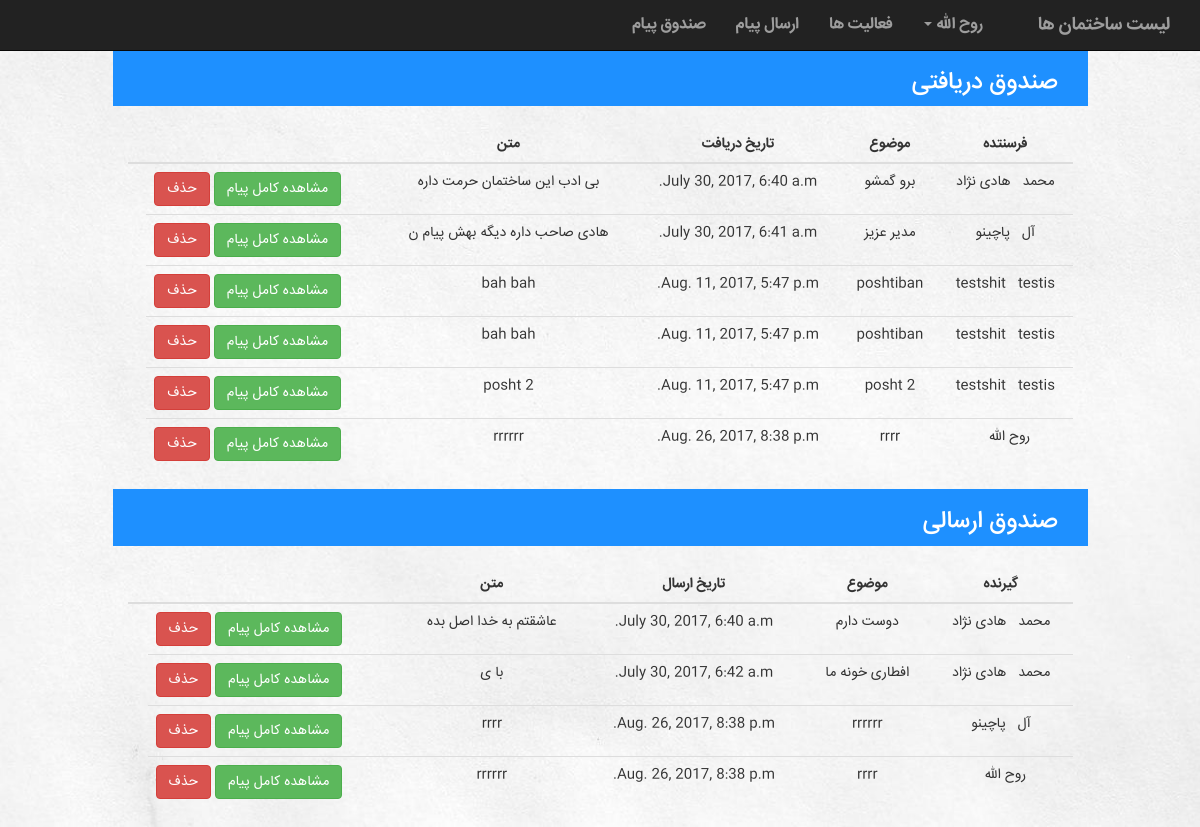
The page /building/inbox/ (signed in) on the database its author committed.
### building/models.py (models this page shows)
class Message(models.Model):
    sender = models.ForeignKey(Account, related_name='sender')
    receiver = models.ForeignKey(Account, related_name='receiver')
    subject = models.CharField(max_length=100)
    text = models.TextField()
    date = models.DateTimeField(default=timezone.now)

### manageUser/models.py (models this page shows, shortened)
class Account(models.Model):
    user = models.OneToOneField(User, on_delete=models.CASCADE)
    type = models.IntegerField(default=UserType.MANAGER)
    activation_key = models.CharField(max_length=40, blank=True, null=True)

### building/views.py (the view)
def inbox(request):
    context = {'receiveMessages': Message.objects.filter(receiver=Account.objects.get(user=request.user)),
               'sendMessages': Message.objects.filter(sender=Account.objects.get(user=request.user)),
               'Listname1': 'صندوق دریافتی',
               'Listname2': 'صندوق ارسالی',
               'title1': 'گیرنده',
               'title2': 'فرسنتده',
               'title3': 'تاریخ دریافت',
               'title4': 'تاریخ ارسال',
               'title5': 'متن',
               'title6': 'موضوع',
               }
    return render(request, 'building/inbox.html', context)

### building/templates/building/inbox.html (shortened to what this page needs)
{% extends 'building/UserNavBar.html' %}
{% block body %}
<div class="col-sm-12">
        <div class="listContainer col-sm-10 col-lg-offset-1">
            <div class="listTitle pull-right col-sm-12">
                <h3> {{ Listname1 }} </h3>
            </div>
        </div>
        <div class="col-sm-10 col-lg-offset-1">
            <br>
            <table class="table table-hover">
                <thead>
                    <tr>
                        <th>{{ title2 }}</th>
                        <th>{{ title6 }}</th>
                        <th>{{ title3 }}</th>
                        <th>{{ title5 }}</th>
                        <th></th>
                        <th></th>
                    </tr>
                </thead>
                <tbody>
                {% for m in receiveMessages %}
                    <tr>
                        <td>{{ m.sender.user.first_name }} &nbsp; {{ m.sender.user.last_name }}</td>
                        <td>{{ m.subject }}</td>
                        <td>{{ m.date }}</td>
                        <td>{{ m.text|slice:"0:30" }}</td>
                    <td class="link">
                        <a class="dalert" href="{% url 'building:dmessage'  pk=m.id %}"><button type="button" class="btn btn-danger">حذف</button></a>
                               <a href="{% url 'building:rmessage'  pk=m.id %}"> <button type="button" class="btn btn-success">مشاهده کامل پیام</button></a>
                       </td>
                    </tr>
                {% endfor %}
                </tbody>
            </table>
        </div>
    </div>
    <br>
    <div class="col-sm-12">
        <div class="listContainer col-sm-10 col-lg-offset-1">
            <div class="listTitle pull-right col-sm-12">
                <h3> {{ Listname2 }} </h3>
            </div>
        </div>
        <div class="col-sm-10 col-lg-offset-1">
            <br>
            <table class="table table-hover">
                <thead>
                    <tr>
                        <th>{{ title1 }}</th>
                        <th>{{ title6 }}</th>
                        <th>{{ title4 }}</th>
                        <th>{{ title5 }}</th>
                        <th></th>
                        <th></th>
                    </tr>
                </thead>
                <tbody>
                {% for m in sendMessages %}
                    <tr>
                         <td>{{ m.receiver.user.first_name }} &nbsp; {{ m.receiver.user.last_name }}</td>
                        <td>{{ m.subject }}</td>
                        <td>{{ m.date }}</td>
                        <td>{{ m.text|slice:"0:30" }}</td>
                    <td class="link">
                          <a class="dalert" href="{% url 'building:dmessage'  pk=m.id %}"><button type="button" class="btn btn-danger">حذف</button></a>
                               <a href="{% url 'building:rmessage'  pk=m.id %}"> <button type="button" class="btn btn-success">مشاهده کامل پیام</button></a>
                      </td>
                    </tr>
                {% endfor %}
                </tbody>
            </table>
        </div>
    </div>
{% endblock %}

### building/templates/building/UserNavBar.html (shortened to what this page needs)
<!DOCTYPE html>
<html lang="fa">
<head>
    <link rel="stylesheet" href="https://maxcdn.bootstrapcdn.com/bootstrap/3.3.7/css/bootstrap.min.css">
</head>
{% load staticfiles %}
<link rel="stylesheet" href="{% static 'building/BuildingNavBarStyle.css' %}">
<link rel="stylesheet" href="{% static 'building/BuildingListStyle.css' %}">
<link rel="stylesheet" href="{% static 'building/ModalStyle.css' %}">
<link rel="stylesheet" href="{% static 'building/TableStyle.css' %}">
<link rel="stylesheet" href="{% static 'building/dashboardStyle.css' %}">
<link rel="stylesheet" href="{% static 'building/pollFormStyle.css' %}">
<link rel="stylesheet" href="{% static 'building/chart.css' %}">
    {% load i18n admin_modify %}
<body>
<nav class="navbar navbar-inverse navbar-fixed-top" style="position: fixed">
      <div class="container-fluid" >
            <div class="navbar-header pull-right">
              <a class="navbar-brand active" href="{% url 'building:building' %}">{% if building %} {{ building.name}} {% else %} لیست ساختمان ها {% endif %} </a>
            </div>
            <div class="collapse navbar-collapse" id="topNavBar">
                  <ul class="nav navbar-nav pull-right">
                      <li><a href="{% url 'building:inbox' %}">صندوق پیام</a></li>
                      <li><a href="{% url 'building:sendmessage' %}">ارسال پیام</a></li>
                      <li><a href="{% url 'building:activities' %}">فعالیت ها <span class="sr-only">(current)</span></a></li>
                      <li class="dropdown">
                          <a href="#" class="dropdown-toggle" data-toggle="dropdown" role="button" aria-haspopup="true" aria-expanded="false">{{ request.user.first_name }} <span class="caret"></span></a>
                      </li>
                  </ul>
            </div>
      </div>
</nav>
<div style="height: 30px">
</div>
{% block body %}
{% endblock %}
</body>
</html>

### building/static/building/BuildingNavBarStyle.css (style rules this page uses)
nav { font-family: IRANSans; font-weight: bolder; font-size: medium; }
ul { list-style: none; }
body { direction: rtl; text-align: center; background-image: url("../images/Background.jpg"); background-size: cover; }

### building/static/building/BuildingListStyle.css (style rules this page uses)
a { color: white; }
body { font-family: IRANSans; }

### building/static/building/TableStyle.css (style rules this page uses)
.table>thead>tr>th { text-align: center; }
.link { direction: ltr; text-align: left; }
.listTitle { text-align: right; }
.listContainer { background-color: dodgerblue; color: white; }

### building/static/building/pollFormStyle.css (style rules this page uses)
body { margin-top: 20px; }

### rows shown on the page
Message: sender.user.first_name "محمد", sender.user.last_name "هادی نژاد", subject "برو گمشو", date "July 30, 2017, 6:40 a.m.", text "بی ادب این ساختمان حرمت داره"
Message: sender.user.first_name "آل", sender.user.last_name "پاچینو", subject "مدیر عزیز", date "July 30, 2017, 6:41 a.m.", text "هادی صاحب داره دیگه بهش پیام ن"
Message: sender.user.first_name "testshit", sender.user.last_name "testis", subject "poshtiban", date "Aug. 11, 2017, 5:47 p.m.", text "bah bah"
Message: sender.user.first_name "testshit", sender.user.last_name "testis", subject "poshtiban", date "Aug. 11, 2017, 5:47 p.m.", text "bah bah"
Message: sender.user.first_name "testshit", sender.user.last_name "testis", subject "posht 2", date "Aug. 11, 2017, 5:47 p.m.", text "posht 2"
Message: sender.user.first_name "روح الله", subject "rrrr", date "Aug. 26, 2017, 8:38 p.m.", text "rrrrrr", receiver.user.first_name "روح الله"
Message: receiver.user.first_name "محمد", receiver.user.last_name "هادی نژاد", subject "دوست دارم", date "July 30, 2017, 6:40 a.m.", text "عاشقتم به خدا اصل بده"
Message: receiver.user.first_name "محمد", receiver.user.last_name "هادی نژاد", subject "افطاری خونه ما", date "July 30, 2017, 6:42 a.m.", text "با ی"
Message: receiver.user.first_name "آل", receiver.user.last_name "پاچینو", subject "rrrrrr", date "Aug. 26, 2017, 8:38 p.m.", text "rrrr"

### other values the page prints
{{ request.user.first_name }} "روح الله"
{{ Listname1 }} "صندوق دریافتی"
{{ title2 }} "فرسنتده"
{{ title6 }} "موضوع"
{{ title3 }} "تاریخ دریافت"
{{ title5 }} "متن"
{{ Listname2 }} "صندوق ارسالی"
{{ title1 }} "گیرنده"
{{ title4 }} "تاریخ ارسال"
